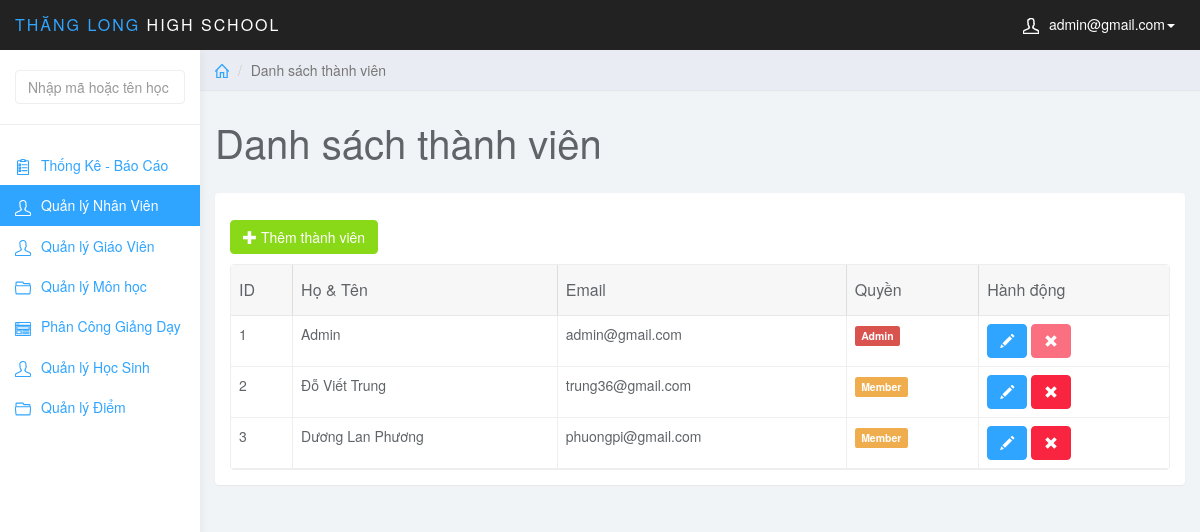
The page /admin/index.php?page=user (signed in) on the database its author committed.
### tables this page shows
CREATE TABLE `user` (
  `user_id` int(10) NOT NULL AUTO_INCREMENT,
  `user_name` varchar(50) NOT NULL,
  `user_mail` varchar(50) NOT NULL,
  `user_pass` varchar(50) NOT NULL,
  `pass_forgot` varchar(50) NOT NULL,
  `user_level` int(2) NOT NULL,
  PRIMARY KEY (`user_id`)
);

### admin/user.php (the view, shortened to what this page needs)
<?php
$sql = "SELECT * FROM user ORDER BY user_level ASC";
$query = mysqli_query($conn, $sql);
?>
<div class="col-sm-9 col-sm-offset-3 col-lg-10 col-lg-offset-2 main">
    <div class="row">
        <ol class="breadcrumb">
            <li><a href="index.php"><svg class="glyph stroked home">
                        <use xlink:href="#stroked-home"></use>
                    </svg></a></li>
            <li class="active">Danh sách thành viên</li>
        </ol>
    </div>
    <div class="row">
        <div class="col-lg-12">
            <h1 class="page-header">Danh sách thành viên</h1>
        </div>
    </div>
    <div id="toolbar" class="btn-group">
        <a href="index.php?page=add_user" class="btn btn-success <?php if ($_SESSION['user_level'] == 2) {
                                                                        echo 'disabled';
                                                                    } ?>">
            <i class="glyphicon glyphicon-plus"></i> Thêm thành viên
        </a>
    </div>
    <div class="row">
        <div class="col-lg-12">
            <div class="panel panel-default">
                <div class="panel-body">
                    <table data-toolbar="#toolbar" data-toggle="table">
                        <thead>
                            <tr>
                                <th data-field="id" data-sortable="true">ID</th>
                                <th data-field="name" data-sortable="true">Họ & Tên</th>
                                <th data-field="price" data-sortable="true">Email</th>
                                <th>Quyền</th>
                                <th>Hành động</th>
                            </tr>
                        </thead>
                        <tbody>
                            <?php while ($row = mysqli_fetch_assoc($query)) {
                            ?>
                            <tr>
                                <td style=""><?php echo $row['user_id']; ?></td>
                                <td style=""><?php echo $row['user_name']; ?></td>
                                <td style=""><?php echo $row['user_mail']; ?></td>
                                <?php
                                    if ($row['user_level'] == 1) {
                                        echo '<td><span class="label label-danger">Admin</span></td>';
                                    } elseif ($row['user_level'] == 2) {
                                        echo '<td><span class="label label-warning">Member</span></td>';
                                    }
                                    ?>
                                <td class="form-group">
                                    <a href="index.php?page=edit_user&user_id=<?php echo $row['user_id']; ?>"
                                        class="btn btn-primary <?php if ($_SESSION['user_level'] >= $row['user_level'] && $_SESSION['mail_user'] != $row['user_mail']) {
                                                                                                                                                echo 'disabled';
                                                                                                                                            } ?>"><i
                                            class="glyphicon glyphicon-pencil"></i></a>
                                    <a onclick=" return thongbao();"
                                        href="del_user.php?user_id=<?php echo $row['user_id']; ?>"
                                        class="btn btn-danger <?php if ($_SESSION['user_level'] >= $row['user_level']) {
                                                                                                                                                                echo 'disabled';
                                                                                                                                                            } ?>"><i
                                            class="glyphicon glyphicon-remove"></i></a>
                                </td>
                            </tr>
                            <?php } ?>
                        </tbody>
                    </table>
                </div>
            </div>
        </div>
    </div>
</div>

### admin/css/styles.css (style rules this page uses)
body { background: #f1f4f7; padding-top: 50px; color: #5f6468; }
a, a:hover, a:focus { color: #30a5ff; }
h1, h2, h3, h4, h5, h6 { color: #5f6468; }
h1 { font-weight: 300; font-size: 40px; }
.btn-primary, .btn-primary:hover, .btn-primary:focus, .btn-primary:active, .btn-primary.active, .open > .dropdown-toggle.btn-primary, .btn-primary.disabled, .btn-primary[disabled], fieldset[disabled] .btn-primary, .btn-primary.disabled:hover, .btn-primary[disabled]:hover, fieldset[disabled] .btn-primary:hover, .btn-primary.disabled:focus, .btn-primary[disabled]:focus, fieldset[disabled] .btn-primary:focus, .btn-primary.disabled:active, .btn-primary[disabled]:active, fieldset[disabled] .btn-primary:active, .btn-primary.disabled.active, .btn-primary[disabled].active, fieldset[disabled] .btn-primary.active { background-color: #30a5ff; border-color: #30a5ff; }
.btn-success, .btn-success:hover, .btn-success:focus, .btn-success:active, .btn-success.active, .open > .dropdown-toggle.btn-success, .btn-success.disabled, .btn-success[disabled], fieldset[disabled] .btn-success, .btn-success.disabled:hover, .btn-success[disabled]:hover, fieldset[disabled] .btn-success:hover, .btn-success.disabled:focus, .btn-success[disabled]:focus, fieldset[disabled] .btn-success:focus, .btn-success.disabled:active, .btn-success[disabled]:active, fieldset[disabled] .btn-success:active, .btn-success.disabled.active, .btn-success[disabled].active, fieldset[disabled] .btn-success.active { background-color: #8ad919; border-color: #8ad919; }
.btn-danger, .btn-danger:hover, .btn-danger:focus, .btn-danger:active, .btn-danger.active, .open > .dropdown-toggle.btn-danger, .btn-danger.disabled, .btn-danger[disabled], fieldset[disabled] .btn-danger, .btn-danger.disabled:hover, .btn-danger[disabled]:hover, fieldset[disabled] .btn-danger:hover, .btn-danger.disabled:focus, .btn-danger[disabled]:focus, fieldset[disabled] .btn-danger:focus, .btn-danger.disabled:active, .btn-danger[disabled]:active, fieldset[disabled] .btn-danger:active, .btn-danger.disabled.active, .btn-danger[disabled].active, fieldset[disabled] .btn-danger.active { background-color: #f9243f; border-color: #f9243f; }
.panel { border: 0; }
.breadcrumb { border-radius: 0; padding: 10px 15px; background: #e9ecf2; box-shadow: 0 1px 1px rgba(0, 0, 0, .05); margin: 0 ; }
h1.page-header { margin-top: 30px; border-bottom: 0; }
.table { background: #fff; }
.breadcrumb .glyph { height: 14px; width: 14px; margin: -2px 0 0 0; stroke-width: 4px; }

### rows shown on the page
user: user_id "1", user_name "Admin", user_mail "admin@gmail.com", user_level "Admin"
user: user_id "2", user_name "Đỗ Viết Trung", user_mail "trung36@gmail.com", user_level "Member"
user: user_id "3", user_name "Dương Lan Phương", user_mail "phuongpi@gmail.com", user_level "Member"

### other values the page prints
$_SESSION['mail_user'] "admin@gmail.com"
